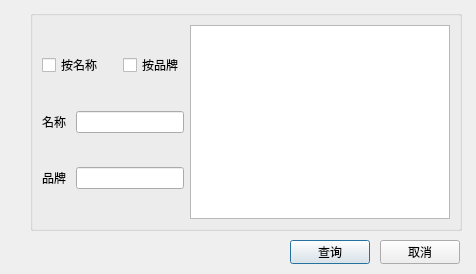
<?xml version="1.0" encoding="UTF-8"?>
<ui version="4.0">
 <class>serach_table</class>
 <widget class="QDialog" name="serach_table">
  <property name="geometry">
   <rect>
    <x>0</x>
    <y>0</y>
    <width>476</width>
    <height>274</height>
   </rect>
  </property>
  <property name="windowTitle">
   <string>查找窗格</string>
  </property>
  <property name="windowIcon">
   <iconset resource="icon.qrc">
    <normaloff>:/new/prefix1/C:/Users/liujitong/Downloads/find.png</normaloff>:/new/prefix1/C:/Users/liujitong/Downloads/find.png</iconset>
  </property>
  <widget class="QPushButton" name="pushButton">
   <property name="geometry">
    <rect>
     <x>290</x>
     <y>240</y>
     <width>80</width>
     <height>24</height>
    </rect>
   </property>
   <property name="text">
    <string>查询</string>
   </property>
  </widget>
  <widget class="QPushButton" name="pushButton_2">
   <property name="geometry">
    <rect>
     <x>380</x>
     <y>240</y>
     <width>80</width>
     <height>24</height>
    </rect>
   </property>
   <property name="text">
    <string>取消</string>
   </property>
  </widget>
  <widget class="QWidget" name="layoutWidget">
   <property name="geometry">
    <rect>
     <x>30</x>
     <y>10</y>
     <width>432</width>
     <height>221</height>
    </rect>
   </property>
   <layout class="QHBoxLayout" name="horizontalLayout">
    <item>
     <widget class="QGroupBox" name="groupBox">
      <property name="title">
       <string/>
      </property>
      <layout class="QHBoxLayout" name="horizontalLayout_2">
       <item>
        <layout class="QGridLayout" name="gridLayout">
         <item row="0" column="0" colspan="2">
          <widget class="QCheckBox" name="name_s">
           <property name="text">
            <string>按名称</string>
           </property>
          </widget>
         </item>
         <item row="0" column="2">
          <widget class="QCheckBox" name="brand_s">
           <property name="text">
            <string>按品牌</string>
           </property>
          </widget>
         </item>
         <item row="1" column="0">
          <widget class="QLabel" name="label">
           <property name="text">
            <string>名称</string>
           </property>
          </widget>
         </item>
         <item row="1" column="1" colspan="2">
          <widget class="QLineEdit" name="name"/>
         </item>
         <item row="2" column="0">
          <widget class="QLabel" name="label_2">
           <property name="text">
            <string>品牌</string>
           </property>
          </widget>
         </item>
         <item row="2" column="1" colspan="2">
          <widget class="QLineEdit" name="brand"/>
         </item>
        </layout>
       </item>
       <item>
        <widget class="QTextBrowser" name="out"/>
       </item>
      </layout>
     </widget>
    </item>
   </layout>
  </widget>
 </widget>
 <tabstops>
  <tabstop>name_s</tabstop>
 </tabstops>
 <resources>
  <include location="icon.qrc"/>
 </resources>
 <connections>
  <connection>
   <sender>pushButton_2</sender>
   <signal>clicked()</signal>
   <receiver>serach_table</receiver>
   <slot>close()</slot>
   <hints>
    <hint type="sourcelabel">
     <x>419</x>
     <y>251</y>
    </hint>
    <hint type="destinationlabel">
     <x>237</x>
     <y>136</y>
    </hint>
   </hints>
  </connection>
 </connections>
</ui>
